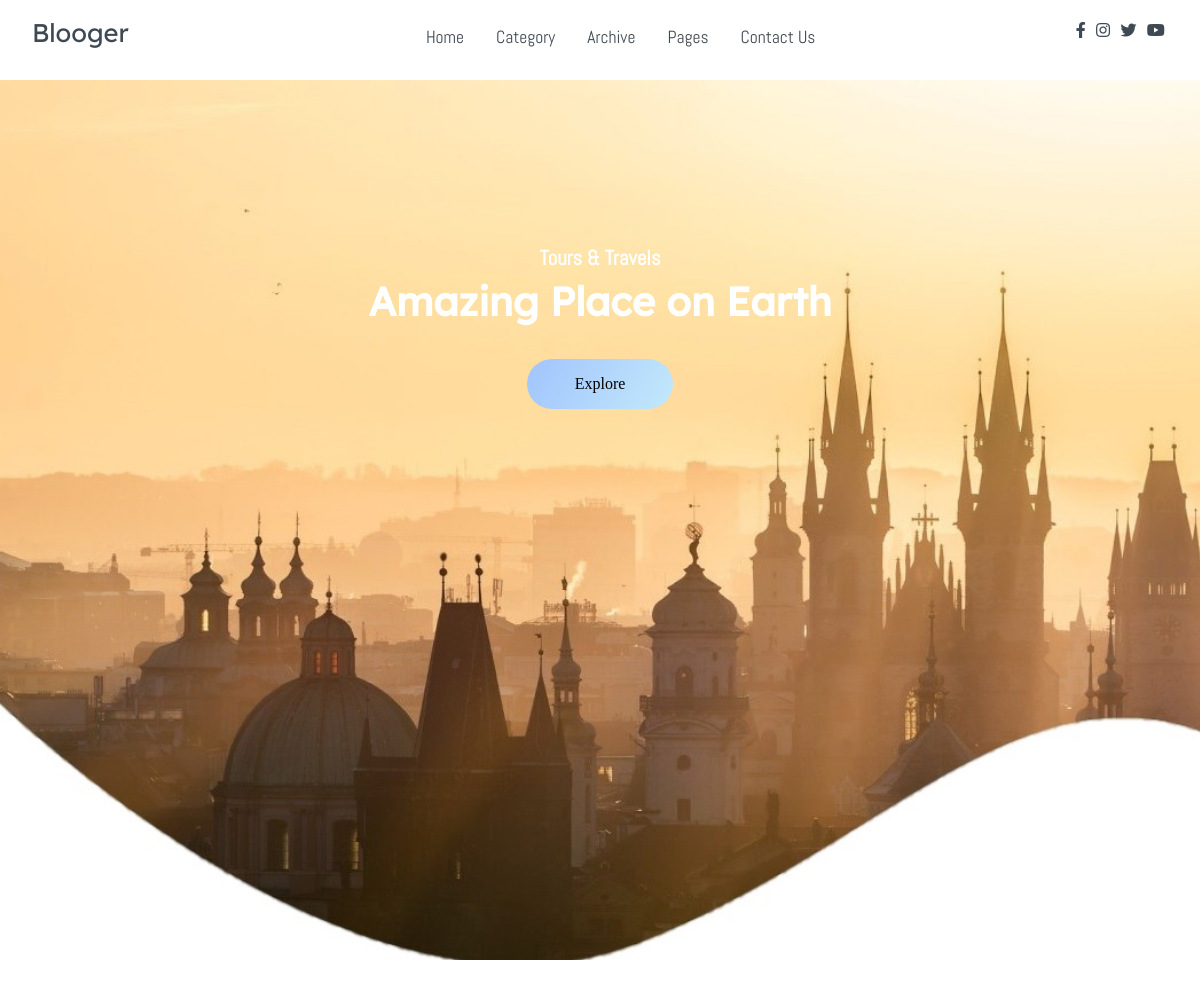
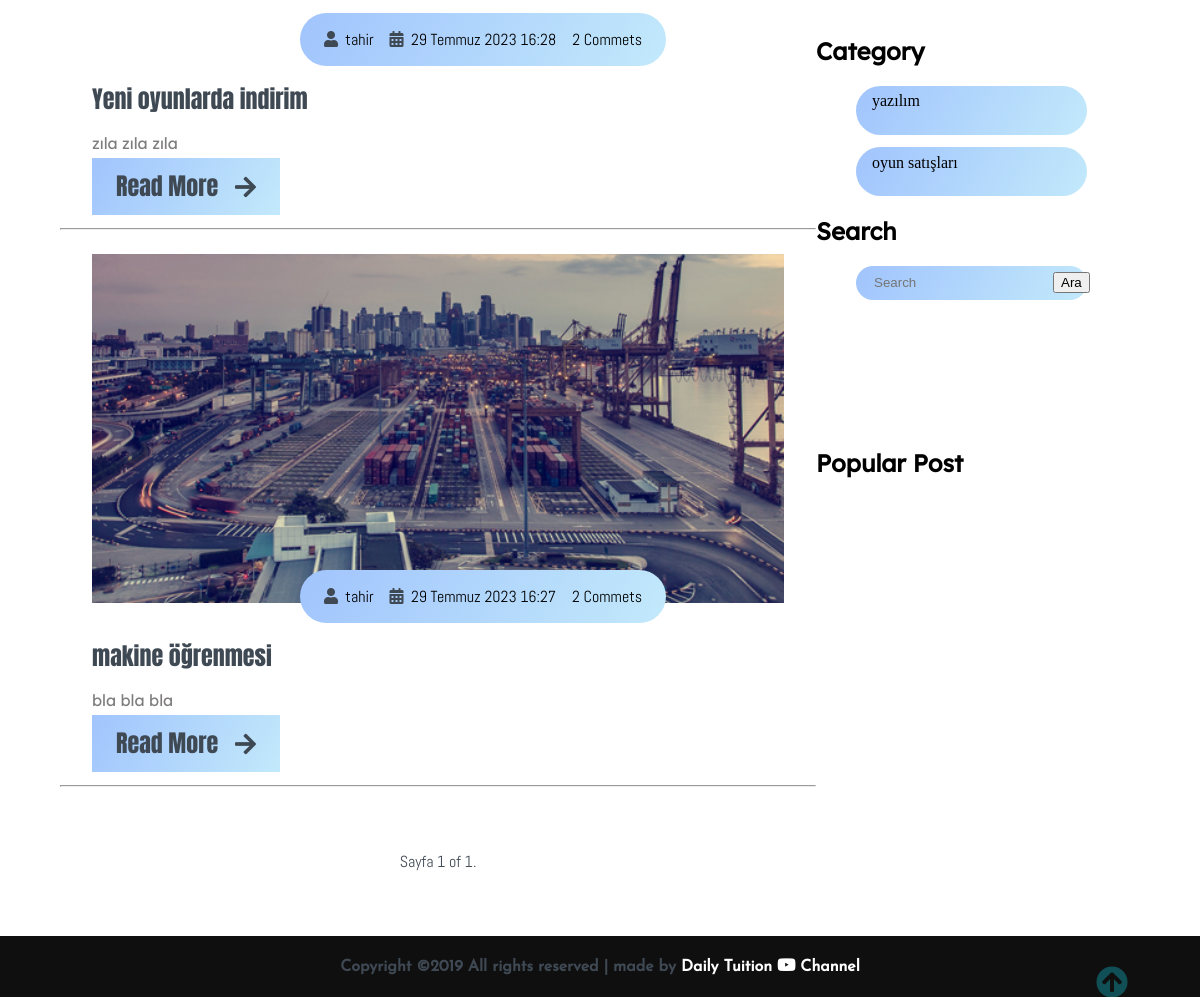
The page / on the database its author committed (2 pictures, top to bottom).
### blog/models.py (models this page shows, shortened)
class Post(models.Model):
    category = models.ForeignKey(Category, on_delete=models.CASCADE)
    user = models.ForeignKey('auth.User', related_name='post', on_delete=models.CASCADE)
    title = models.CharField(max_length=120, verbose_name='Başlık')
    content = models.TextField(verbose_name='İçerik')
    publishing_date = models.DateTimeField(verbose_name='Yayınlanma Tarihi', auto_now_add=True)
    image = models.ImageField(null=True, blank=True, upload_to="post")
    slug = models.SlugField(unique=True, editable=False, max_length=130)
    status = models.CharField(choices=CATEGORY, max_length=10, default=DEFAULT)
    read = models.PositiveIntegerField(default=0)
    def get_absolute_url(self):
        return reverse('detail', kwargs={'slug': self.slug})
    class Meta:
        ordering = ['-publishing_date', 'id']

class Category(models.Model):
    title = models.CharField(max_length=200)
    slug = models.SlugField(max_length=200)
    status = models.CharField(choices=CATEGORY,max_length=10,default=DEFAULT)
    image = models.ImageField(null=True, blank=True, upload_to="category")

### blog/views.py (the view)
# urls.py: path('', index, name='index'),
def index(request):
    context = dict()
    post_list = Post.objects.all()
    query = request.GET.get('q')
    if query:
        post_list = post_list.filter(
            Q(title__icontains=query) | Q(content__icontains=query) | Q(user__first_name__icontains=query)
        ).distinct()
    paginator = Paginator(post_list, 3)  # bir sayfada kaç adet post görünmesi gerektiği
    page = request.GET.get('page')
    try:
        posts = paginator.page(page)
    except PageNotAnInteger:
        posts = paginator.page(1)
    except EmptyPage:
        posts = paginator.page(paginator.num_pages)
    context['posts'] = posts
    context['post_list'] = Post.objects.distinct()
    context['cat'] = Category.objects.all()
    return render(request, 'index.html', context)

### templates/index.html (shortened to what this page needs)
{% extends 'base.html' %}
{% load static %}
{% block content %}
    <main>
        <section class="site-title">
            <div class="site-background" data-aos="fade-up" data-aos-delay="100">
                <h3>Tours & Travels</h3>
                <h1>Amazing Place on Earth</h1>
                <button class="btn">Explore</button>
            </div>
        </section>
        <br><br><br>
        <section class="container">
            <div class="site-content">
                <div class="posts">
                   {% for post in posts %}
                    <div class="post-content" data-aos="zoom-in" data-aos-delay="200">
                        <div class="post-image">
                            <div>
                                {% if post.image %}
                                <img src="{{ post.image.url }}" class="img" alt="blog1">
                                {% else %}
                                <br>
                                {% endif %}
                            </div>
                            <div class="post-info flex-row">
                                <span><i class="fas fa-user text-gray"></i>&nbsp;&nbsp;{{post.user}}</span>
                                <span><i class="fas fa-calendar-alt text-gray"></i>&nbsp;&nbsp;{{post.publishing_date}}</span>
                                <span>2 Commets</span>
                            </div>
                        </div>
                        <div class="post-title">
                            <a href="#">{{post.title}}</a>
                            <p>{{post.content|truncatechars:50}}
                            </p>
                            <a href="{{post.get_absolute_url}}" class="btn post-btn">Read More &nbsp; <i class="fas fa-arrow-right"></i></a>
                        </div>
                    </div>
                    <hr>
                   {% endfor %}
                    <div class="pagination flex-row">
                        <span class="current">
                            Sayfa {{ posts.number }} of {{ posts.paginator.num_pages }}.
                        </span>
                    </div>
                </div>
                <aside class="sidebar">
                    <div class="category">
                        <h2>Category</h2>
                        <ul class="category-list">
                            {% for item in cat %}
                            <li class="list-items" data-aos="fade-left" data-aos-delay="100">
                                <a href="{% url 'category_show' category_slug=item.slug %}">{{item.title}}</a>
                                <br><br>
                            </li>
                            {% endfor %}
                        </ul>
                    </div>
                    <div class="category">
                        <h2>Search</h2>
                        <ul class="category-list">
                            <form action="" method="GET" role="search" >
                            <li class="list-items" data-aos="fade-left" data-aos-delay="100">
                                <input type="text" style="border: none; background: transparent; width:max-content" name="q" placeholder="Search" value="{{ request.GET.q }}">
                                <input type="submit" value="Ara">
                            </li>
                             </form>
                        </ul>
                    </div>
                    <div class="popular-post">
                        <h2>Popular Post</h2>
                    </div>
                </aside>
            </div>
        </section>
    </main>
 {% endblock %}

### templates/base.html
{% include 'header.html' %}
{% block content %}
{% endblock content %}
{% include 'footer.html' %}

### templates/header.html (shortened to what this page needs)
{% load static %}
<!DOCTYPE html>
<html lang="en">
<head>
    <link rel="stylesheet" href="{% static 'css/all.css' %}">
    <link rel="stylesheet" href="{% static 'css/owl.carousel.min.css' %}">
    <link rel="stylesheet" href="{% static 'css/owl.theme.default.min.css' %}">
    <link rel="stylesheet" href="{% static 'css/aos.css' %}">
    <link rel="stylesheet" href="{% static 'css/Style.css' %}">
</head>
<body>
    <nav class="nav">
        <div class="nav-menu flex-row">
            <div class="nav-brand">
                <a href="/" class="text-gray">Blooger</a>
            </div>
            <div>
                <ul class="nav-items">
                    <li class="nav-link">
                        <a href="#">Home</a>
                    </li>
                    <li class="nav-link">
                        <a href="#">Category</a>
                    </li>
                    <li class="nav-link">
                        <a href="#">Archive</a>
                    </li>
                    <li class="nav-link">
                        <a href="#">Pages</a>
                    </li>
                    <li class="nav-link">
                        <a href="#">Contact Us</a>
                    </li>
                </ul>
            </div>
            <div class="social text-gray">
                <a href="#"><i class="fab fa-facebook-f"></i></a>
                <a href="#"><i class="fab fa-instagram"></i></a>
                <a href="#"><i class="fab fa-twitter"></i></a>
                <a href="#"><i class="fab fa-youtube"></i></a>
            </div>
        </div>
    </nav>

### templates/footer.html (shortened to what this page needs)
{% load static %}
   <footer class="footer">
    <div class="rights flex-row">
        <h4 class="text-gray">
            Copyright ©2019 All rights reserved | made by
            <a href="www.youtube.com/c/dailytuition" target="_black">Daily Tuition <i class="fab fa-youtube"></i>
                Channel</a>
        </h4>
    </div>
    <div class="move-up">
        <span><i class="fas fa-arrow-circle-up fa-2x"></i></span>
    </div>
</footer>
</body>
</html>

### static/css/all.css (style rules this page uses)
.fa, .fas, .far, .fal, .fad, .fab { -moz-osx-font-smoothing: grayscale; -webkit-font-smoothing: antialiased; display: inline-block; font-style: normal; font-variant: normal; text-rendering: auto; line-height: 1; }
.fa-2x { font-size: 2em; }
.fa-arrow-circle-up:before { content: "\f0aa"; }
.fa-arrow-right:before { content: "\f061"; }
.fa-calendar-alt:before { content: "\f073"; }
.fa-facebook-f:before { content: "\f39e"; }
.fa-instagram:before { content: "\f16d"; }
.fa-twitter:before { content: "\f099"; }
.fa-user:before { content: "\f007"; }
.fa-youtube:before { content: "\f167"; }
.fab { font-family: 'Font Awesome 5 Brands'; }
.fa, .fas { font-family: 'Font Awesome 5 Free'; font-weight: 900; }

### static/css/Style.css (style rules this page uses)
html, body { margin: 0%; box-sizing: border-box; overflow-x: hidden; }
:root { --text-gray: #3f4954; --text-light : #686666da; --bg-color: #0f0f0f; --white: #ffffff; --midnight: #104f55; --sky: linear-gradient(120deg, #a1c4fd 0%, #c2e9fb 100%); --Abel: 'Abel', cursive; --Anton: 'Anton', cursive; --Josefin : 'Josefin', cursive; --Lexend: 'Lexend', cursive; --Livvic : 'Livvic', cursive; }
a { text-decoration: none; color: var(--text-gray); }
.flex-row { display: flex; flex-direction: row; flex-wrap: wrap; }
ul { list-style-type: none; }
h1 { font-family: var(--Lexend); font-size: 2.5rem; }
h2 { font-family: var(--Lexend); }
h3 { font-family: var(--Abel); font-size: 1.3rem; }
button.btn { border: none; border-radius: 2rem; padding: 1rem 3rem; font-size: 1rem; font-family: var(--Livvic); cursor: pointer; }
span { font-family: var(--Abel); }
.container { margin: 0 5vw; }
.text-gray { color: var(--text-gray); }
p { font-family: var(--Lexend); color: var(--text-light); }
.nav { background: white; padding: 0 2rem; height: 0rem; min-height: 10vh; overflow: hidden; transition: height 1s ease-in-out; }
.nav .nav-menu { justify-content: space-between; }
.nav .nav-items { display: flex; margin: 0; }
.nav .nav-items .nav-link { padding: 1.6rem 1rem; font-size: 1.1rem; position: relative; font-family: var(--Abel); font-size: 1.1rem; }
.nav .nav-brand a { font-size: 1.6rem; padding: 1rem 0; display: block; font-family: var(--Lexend); font-size: 1.6rem; }
.nav .social { padding: 1.4rem 0 }
.nav .social i { padding: 0 .2rem; }
main .site-title { background: url('../assets/Background-image.jpg'); background-size: cover; height: 110vh; display: flex; justify-content: center; }
main .site-title .site-background { padding-top: 10rem; text-align: center; color: var(--white); }
main .site-title h1, h3 { margin: .3rem; }
main .site-title .btn { margin: 1.8rem; background: var(--sky); }
main .site-content { display: grid; grid-template-columns: 70% 30%; }
main .post-content { width: 100%; }
main .site-content .post-content > .post-image, .post-title { padding: 1rem 2rem; position: relative; }
main .site-content .post-content > .post-image .post-info { background: var(--sky); padding: 1rem; position: absolute; bottom: 0%; left: 20vw; border-radius: 3rem; }
main .site-content .post-content > .post-image > div { overflow: hidden; }
main .site-content .post-content > .post-image .img { width: 100%; transition: all 1s ease; }
main .site-content .post-content > .post-image .post-info span { margin: 0 .5rem; }
main .post-content .post-title a { font-family: var(--Anton); font-size: 1.5rem; }
.site-content .post-content .post-title .post-btn { border-radius: 0; padding: .7rem 1.5rem; background: var(--sky); }
.site-content .pagination { justify-content: center; color: var(--text-gray); margin: 4rem 0; }
.site-content > .sidebar .category-list { font-family: var(--Livvic); }
.site-content > .sidebar .category-list .list-items { background: var(--sky); padding: .4rem 1rem; margin: .8rem 0; border-radius: 3rem; width: 70%; display: flex; justify-content: space-between; }
.site-content > .sidebar .category-list .list-items a { color: black; }
.site-content .sidebar .popular-post h2 { padding-top: 8rem; }
footer.footer { height: 100%; background: var(--bg-color); position: relative; }
footer.footer .rights { justify-content: center; font-family: var(--Josefin); }
footer.footer .rights h4 a { color: var(--white); }
footer.footer .move-up { position: absolute; right: 6%; top: 50%; }
footer.footer .move-up span { color: var(--midnight); }

### rows shown on the page
Post: user "tahir", publishing_date "29 Temmuz 2023 16:28", title "Yeni oyunlarda indirim", content "zıla zıla zıla"
Post: image (picture), user "tahir", publishing_date "29 Temmuz 2023 16:27", title "makine öğrenmesi", content "bla bla bla"
Category: title "yazılım"
Category: title "oyun satışları"

### other values the page prints
{{ posts.number }} "1"
{{ posts.paginator.num_pages }} "1"
